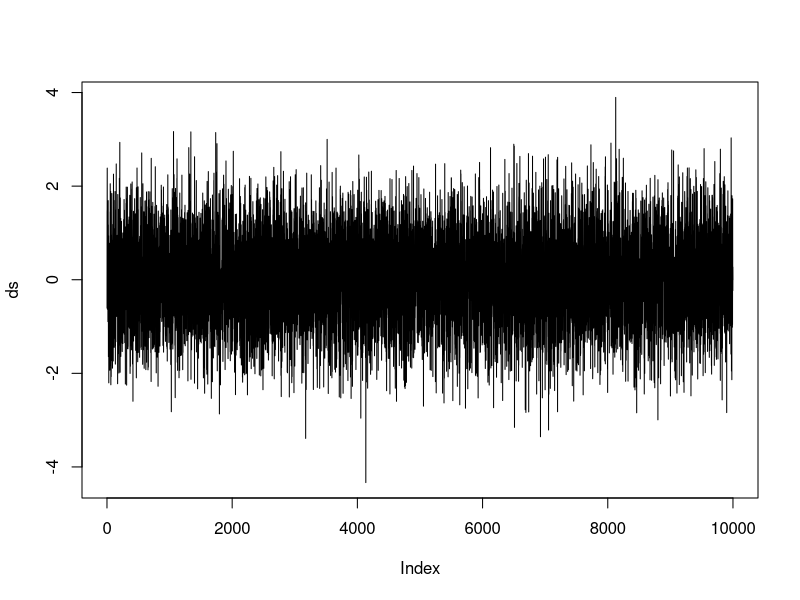

This figure's R source:
## ---- chunk 1

num   <- 0.5 - 0.0317
den   <- 0.3 * 50 * sqrt(1/252)
z_val <- num / den

p <- 1 - pnorm(z_val)   
p

## ---- chunk 2
1-pnorm(0.5, mean= 0.0317, sd= 0.3 * 50 * sqrt(1/252) )
## ---- chunk 3
pnorm(1, mean= 0.0317, sd= 0.3 * 50 * sqrt(1/252) ) - pnorm(0.5, mean= 0.0317, sd= 0.3 * 50 * sqrt(1/252) )
## ---- chunk 4
pnorm(0, mean= 0.0317, sd= 0.3 * 50 * sqrt(1/252) ) 
## ---- chunk 5
epsilon <-  rnorm(10000, 0, 1)
ds <- 0.0317 + 0.3 * 50 * sqrt(1/252) * epsilon


s= 50 + ds
mean(ds)
mean(s)


plot (ds , type = "l")
## ---- chunk 6
mean(ds<0)
